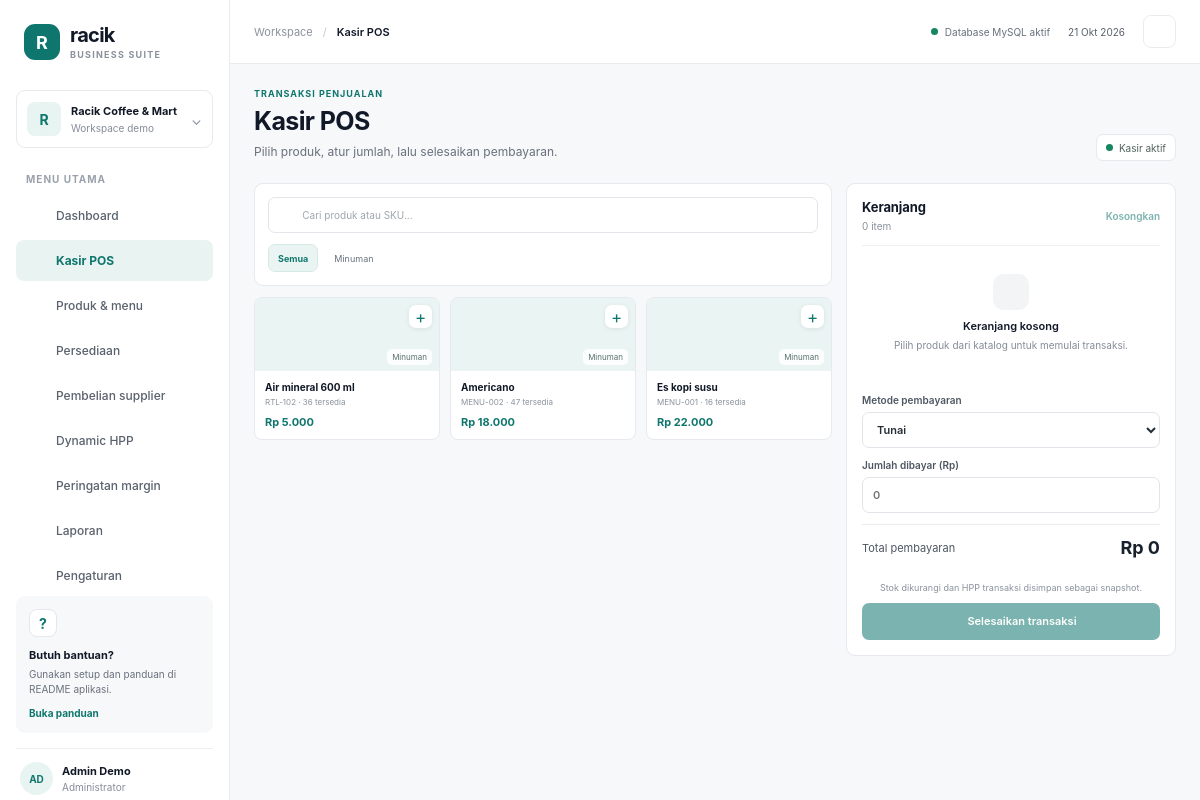
Page /?page=pos on the committed database.
### tables this page shows
CREATE TABLE `products` (
  `id` int UNSIGNED NOT NULL,
  `name` varchar(150) NOT NULL,
  `sku` varchar(60) NOT NULL,
  `category` varchar(80) NOT NULL,
  `product_type` enum('menu','retail') NOT NULL,
  `selling_price` decimal(14,2) NOT NULL,
  `target_margin` decimal(5,2) NOT NULL DEFAULT '40.00',
  `active` tinyint(1) NOT NULL DEFAULT '1',
  `inventory_id` int UNSIGNED DEFAULT NULL,
  `stock_quantity` decimal(14,3) NOT NULL DEFAULT '1.000',
  `created_at` timestamp NOT NULL DEFAULT CURRENT_TIMESTAMP
);

CREATE TABLE `inventory_items` (
  `id` int UNSIGNED NOT NULL,
  `name` varchar(150) NOT NULL,
  `sku` varchar(60) NOT NULL,
  `category` varchar(80) NOT NULL,
  `unit` varchar(30) NOT NULL,
  `stock` decimal(14,3) NOT NULL DEFAULT '0.000',
  `average_cost` decimal(14,4) NOT NULL DEFAULT '0.0000',
  `min_stock` decimal(14,3) NOT NULL DEFAULT '0.000',
  `created_at` timestamp NOT NULL DEFAULT CURRENT_TIMESTAMP
);

### index.php (called while the page is built, shortened)
<?php
require_once __DIR__ . '/config/database.php';
require_once __DIR__ . '/includes/functions.php';
$page = preg_replace('/[^a-z_]/', '', (string) ($_GET['page'] ?? 'dashboard')) ?: 'dashboard';
require __DIR__ . '/includes/header.php';
require __DIR__ . '/pages/' . $page . '.php';
require __DIR__ . '/includes/footer.php';

### pages/pos.php (the view, shortened to what this page needs)
<?php
$search = trim((string) ($_GET['q'] ?? ''));
$category = (string) ($_GET['category'] ?? '');
$allProducts = products_rows($pdo, true);
$categories = array_values(array_unique(array_column($allProducts, 'category')));
$availableProducts = array_values(array_filter($allProducts, static fn(array $product): bool => ($search === '' || stripos($product['name'] . ' ' . $product['sku'], $search) !== false) && ($category === '' || $product['category'] === $category)));
$cartRows = [];
$cartTotal = 0.0;
page_heading('TRANSAKSI PENJUALAN', 'Kasir POS', 'Pilih produk, atur jumlah, lalu selesaikan pembayaran.', '<span class="data-chip"><i class="live-dot"></i>Kasir aktif</span>');
?>
<div class="pos-layout">
  <section class="pos-catalog">
    <div class="panel pos-filter">
      <form class="search-input" method="get"><?= icon('search', 16) ?><input name="q" value="<?= e($search) ?>" placeholder="Cari produk atau SKU..."></form>
      <div class="category-tabs"><a class="<?= $category === '' ? 'selected' : '' ?>" href="?page=pos">Semua</a><?php foreach ($categories as $item): ?><a class="<?= $category === $item ? 'selected' : '' ?>" href="?page=pos&category=<?= urlencode($item) ?>"><?= e($item) ?></a><?php endforeach; ?></div>
    </div>
    <div class="pos-product-grid">
      <?php foreach ($availableProducts as $product): $stock = product_stock($pdo, (int) $product['id']); ?>
      <div class="pos-product-card <?= $stock < 1 ? 'unavailable' : '' ?>"><div class="pos-product-art"><?= icon('products', 23) ?><span><?= e($product['category']) ?></span></div><div class="pos-product-info"><strong><?= e($product['name']) ?></strong><small><?= e($product['sku']) ?> · <?= $stock ?> tersedia</small><b><?= rupiah($product['selling_price']) ?></b></div><?php if ($stock > 0): ?><?php post_open('cart_add', 'pos'); ?><input type="hidden" name="product_id" value="<?= (int) $product['id'] ?>"><button class="add-product" aria-label="Tambah <?= e($product['name']) ?>">+</button></form><?php endif; ?></div>
      <?php endforeach; ?>
    </div>
  </section>
  <aside class="panel cart-panel">
    <div class="cart-header"><div><h2>Keranjang</h2><p><?= array_sum(array_column($cartRows, 'quantity')) ?> item</p></div><?php post_open('cart_clear', 'pos'); ?><button class="text-button" <?= !$cartRows ? 'disabled' : '' ?>>Kosongkan</button></form></div>
    <div class="cart-items">
      <?php if (!$cartRows): ?><div class="empty-state"><span class="empty-icon"><?= icon('pos', 20) ?></span><strong>Keranjang kosong</strong><p>Pilih produk dari katalog untuk memulai transaksi.</p></div><?php endif; ?>
    </div>
    <div class="cart-checkout">
      <label class="field">Metode pembayaran<select name="payment_method" id="paymentMethod"><option>Tunai</option><option>QRIS</option><option>Debit</option></select></label>
      <label class="field cash-field">Jumlah dibayar (Rp)<input type="number" name="cash_received" min="<?= e($cartTotal) ?>" placeholder="<?= (int) $cartTotal ?>" value="<?= isset($_POST['cash_received']) ? e($_POST['cash_received']) : '' ?>"></label>
      <div class="checkout-total"><span>Total pembayaran</span><strong><?= rupiah($cartTotal) ?></strong></div>
      <p class="checkout-note">Stok dikurangi dan HPP transaksi disimpan sebagai snapshot.</p>
      <button class="button button-primary full-button" <?= !$cartRows ? 'disabled' : '' ?>><?= icon('check', 15) ?> Selesaikan transaksi</button>
      </form>
    </div>
  </aside>
</div>

### includes/functions.php (shortened to what this page needs)
<?php
function e(mixed $value): string
{
    return htmlspecialchars((string) $value, ENT_QUOTES | ENT_SUBSTITUTE, 'UTF-8');
}
function rupiah(float|int|string|null $amount): string
{
    return 'Rp ' . number_format((float) $amount, 0, ',', '.');
}
function csrf_token(): string
{
    return $_SESSION['csrf_token'];
}
function product_stock(PDO $pdo, int $productId): int
{
    $statement = $pdo->prepare('SELECT product_type, inventory_id, stock_quantity FROM products WHERE id = ?');
    $statement->execute([$productId]);
    $product = $statement->fetch();
    if ($product['product_type'] === 'retail') {
        $stock = $pdo->prepare('SELECT stock FROM inventory_items WHERE id = ?');
        $stock->execute([$product['inventory_id']]);
        return (int) floor((float) $stock->fetchColumn() / max((float) $product['stock_quantity'], 1));
    }
    $stock = $pdo->prepare(
        'SELECT MIN(FLOOR(i.stock / r.quantity))
         FROM product_recipes r JOIN inventory_items i ON i.id = r.inventory_id WHERE r.product_id = ?'
    );
    $stock->execute([$productId]);
    return (int) ($stock->fetchColumn() ?: 0);
}
function margin_products(PDO $pdo): array
{
    $products = $pdo->query("SELECT * FROM products WHERE active = 1 ORDER BY name")->fetchAll();
    $result = [];
    return $result;
}
function products_rows(PDO $pdo, bool $activeOnly = false): array
{
    return $pdo->query('SELECT * FROM products ' . ($activeOnly ? 'WHERE active = 1 ' : '') . 'ORDER BY name')->fetchAll();
}
function icon(string $name, int $size = 18): string
{
    $paths = [
        'dashboard' => '<rect x="3" y="3" width="7" height="7" rx="1"/><rect x="14" y="3" width="7" height="5" rx="1"/><rect x="14" y="12" width="7" height="9" rx="1"/><rect x="3" y="14" width="7" height="7" rx="1"/>',
        'pos' => '<circle cx="9" cy="21" r="1"/><circle cx="20" cy="21" r="1"/><path d="M1 1h4l2.7 13.4a2 2 0 0 0 2 1.6h9.7a2 2 0 0 0 2-1.6L23 6H6"/>',
        'products' => '<path d="M20.6 13.4 13.5 20.5a2 2 0 0 1-2.8 0L3.5 13.3a2 2 0 0 1-.6-1.4V4a1 1 0 0 1 1-1h7.9a2 2 0 0 1 1.4.6l7.4 7a2 2 0 0 1 0 2.8Z"/><circle cx="8" cy="8" r="1"/>',
        'inventory' => '<path d="m12 3 9 5-9 5-9-5 9-5Z"/><path d="m3 12 9 5 9-5M3 16l9 5 9-5"/>',
        'purchases' => '<path d="M3 7h18l-2 13H5L3 7Z"/><path d="M8 7a4 4 0 0 1 8 0M8 12v3m8-3v3"/>',
        'hpp' => '<path d="M3 3v18h18"/><path d="m7 14 4-4 4 3 6-7"/>',
        'alerts' => '<path d="m10.3 3.9-8 14A2 2 0 0 0 4 21h16a2 2 0 0 0 1.7-3.1l-8-14a2 2 0 0 0-3.4 0Z"/><path d="M12 9v4m0 4h.01"/>',
        'reports' => '<path d="M3 3v18h18"/><path d="M18 17V9m-5 8V5m-5 12v-4"/>',
        'settings' => '<path d="M12 8a4 4 0 1 0 0 8 4 4 0 0 0 0-8Z"/><path d="m19.4 15 .1.1 1.4 1.1-1.4 2.4-1.7-.6a8 8 0 0 1-1.8 1l-.3 1.8h-2.8l-.3-1.8a8 8 0 0 1-1.8-1l-1.7.6-1.4-2.4 1.4-1.1a8 8 0 0 1 0-2l-1.4-1.1 1.4-2.4 1.7.6a8 8 0 0 1 1.8-1l.3-1.8h2.8l.3 1.8a8 8 0 0 1 1.8 1l1.7-.6 1.4 2.4-1.4 1.1a8 8 0 0 1 0 2Z"/>',
        'search' => '<circle cx="11" cy="11" r="7"/><path d="m20 20-4-4"/>',
        'bell' => '<path d="M18 8a6 6 0 0 0-12 0c0 7-3 7-3 9h18c0-2-3-2-3-9m-8 12h4"/>',
        'plus' => '<path d="M12 5v14m-7-7h14"/>',
        'check' => '<path d="m5 12 4 4L19 6"/>',
        'arrow' => '<path d="M5 12h14m-7-7 7 7-7 7"/>',
        'box' => '<path d="m12 3 9 5v8l-9 5-9-5V8l9-5Z"/><path d="m3 8 9 5 9-5m-9 5v8"/>',
        'clock' => '<circle cx="12" cy="12" r="10"/><path d="M12 6v6l4 2"/>',
    ];
    $body = $paths[$name] ?? $paths['box'];
    return '<svg xmlns="http://www.w3.org/2000/svg" width="' . $size . '" height="' . $size . '" viewBox="0 0 24 24" fill="none" stroke="currentColor" stroke-width="1.8" stroke-linecap="round" stroke-linejoin="round" aria-hidden="true">' . $body . '</svg>';
}
function page_heading(string $eyebrow, string $title, string $description, string $action = ''): void
{
    echo '<div class="page-heading"><div><div class="eyebrow">' . e($eyebrow) . '</div><h1>' . e($title) . '</h1><p>' . e($description) . '</p></div>';
    if ($action !== '') {
        echo '<div class="heading-action">' . $action . '</div>';
    }
    echo '</div>';
}
function post_open(string $action, string $returnPage): void
{
    echo '<form method="post"><input type="hidden" name="csrf_token" value="' . e(csrf_token()) . '"><input type="hidden" name="action" value="' . e($action) . '"><input type="hidden" name="return_page" value="' . e($returnPage) . '">';
}

### rows in the picture
products: $size 23 (drawn), category "Minuman", name "Air mineral 600 ml", sku "RTL-102", stock "36", selling_price "Rp 5.000"
products: $size 23 (drawn), category "Minuman", name "Americano", sku "MENU-002", stock "47", selling_price "Rp 18.000"
products: $size 23 (drawn), category "Minuman", name "Es kopi susu", sku "MENU-001", stock "16", selling_price "Rp 22.000"

### other values in the picture
$businessName "Racik Coffee & Mart"
$label "Dashboard"
$label "Kasir POS"
$label "Produk & menu"
$label "Persediaan"
$label "Pembelian supplier"
$label "Dynamic HPP"
$label "Peringatan margin"
$label "Laporan"
$label "Pengaturan"
$menu[$activePage][0] "Kasir POS"
$eyebrow "TRANSAKSI PENJUALAN"
$title "Kasir POS"
$description "Pilih produk, atur jumlah, lalu selesaikan pembayaran."
$action "Kasir aktif"
